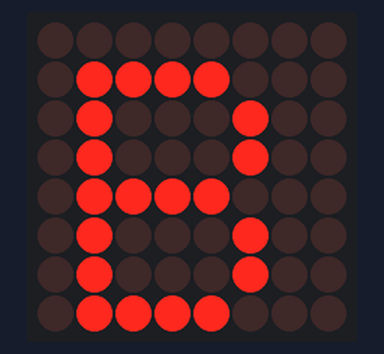
This sketch was run on a simulated Arduino Uno, built with avr-gcc and run on an emulated ATmega328P. On the bench: 8×8 LED matrix. Wiring (inferred from the names in the program): LED matrix (orientation assumed): rows pin 2, pin 3, pin 4, pin 5, A2, A3, A4, A5; columns pin 6, pin 7, pin 8, pin 9, pin 10, pin 11, pin 12, pin 13.

Above: at 0.1 s.
At 0.6 s:
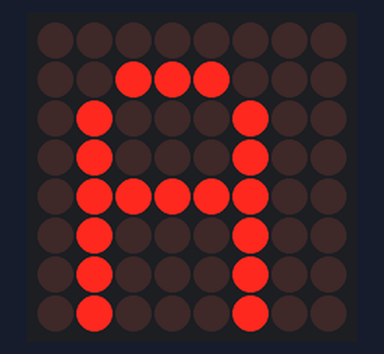
At 1.83 s:
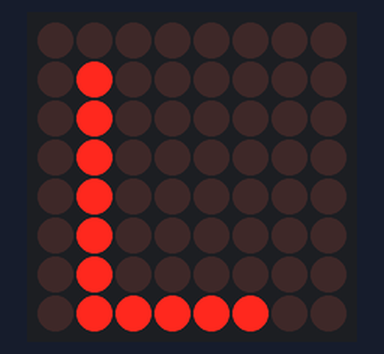
At 2.33 s:
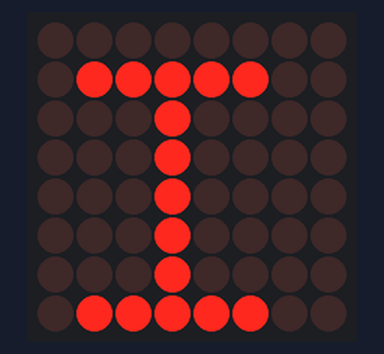
At 3.6 s:
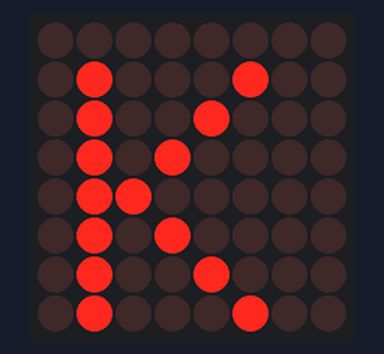
At 5.35 s:
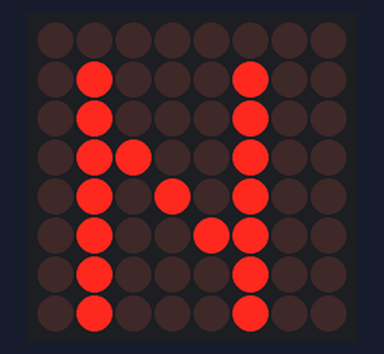

Measured:
- by itself, everything shown: repeats every 5.5 s, in 11 steps
- what the display in image 0 shows lasts 0.6 s, from 0.0 s to 0.6 s

The sketch:

BLKlab_Code_Hien_Thi_Du_Lieu_Voi_LED_MATRIX_8x8.ino
```cpp
/*=========================================================================
 *                      BANLINHKIEN.COM                                   *
 *=========================================================================
 *          TẠO KÝ TỰ ĐƠN GIẢN HIỂN THỊ TRÊN LED MATRIX 8x8               *
 *=========================================================================
 * ĐẤU NỐI:
 * Arduino  ---  Chân Matrix|   Arduino  ---  Chân Matrix
 * -------------------------|---------------------------
 * D2     -->     24      |     D6     -->     20 hoặc 5
 * D3     -->     23      |     D7     -->     19 hoặc 6
 * D4     -->     22      |     D8     -->     18 hoặc 7
 * D5     -->     21      |     D9     -->     17 hoặc 8
 * A2     -->     4       |     D10    -->     16 hoặc 9
 * A3     -->     3       |     D11    -->     15 hoặc 10
 * A4     -->     2       |     D12    -->     14 hoặc 11
 * A5     -->     1       |     D13    -->     13 hoặc 12
 * -------------------------------------------------
 */

// Các chân điều khiển Hàng
const int rowPins[8] = {2, 3, 4, 5, A2, A3, A4, A5};  //Tương ứng hàng 1, 2, 3, 4, 5, 6, 7, 8

// Các chân điều khiển Cột
const int colPins[8] = {6, 7, 8, 9, 10, 11, 12, 13};  //Tương ứng cột 1, 2, 3, 4, 5, 6, 7, 8

// Thời gian duy trì mỗi ký tự (đơn vị: mili giây)
const int displayTime = 500;

// Mảng chứa phông chữ

const byte uniqueChars[8][8] = {

  // Index [0]: Chữ 'B'
  {
    0b00000000, //  . . . . . . . .
    0b01111000, //  . # # # # . . .
    0b01000100, //  . # . . . # . .
    0b01000100, //  . # . . . # . .
    0b01111000, //  . # # # # . . .
    0b01000100, //  . # . . . # . .
    0b01000100, //  . # . . . # . .
    0b01111000  //  . # # # # . . .
  },

  // Index [1]: Chữ 'A'
  {
    0b00000000, //  . . . . . . . .
    0b00111000, //  . . # # # . . .
    0b01000100, //  . # . . . # . .
    0b01000100, //  . # . . . # . .
    0b01111100, //  . # # # # # . .
    0b01000100, //  . # . . . # . .
    0b01000100, //  . # . . . # . .
    0b01000100  //  . # . . . # . .
  },

  // Index [2]: Chữ 'N'
  {
    0b00000000, //  . . . . . . . .
    0b01000100, //  . # . . . # . .
    0b01000100, //  . # . . . # . .
    0b01100100, //  . # # . . # . .
    0b01010100, //  . # . # . # . .
    0b01001100, //  . # . . # # . .
    0b01000100, //  . # . . . # . .
    0b01000100  //  . # . . . # . .
  },

  // Index [3]: Chữ 'L'
  {
    0b00000000, //  . . . . . . . .
    0b01000000, //  . # . . . . . .
    0b01000000, //  . # . . . . . .
    0b01000000, //  . # . . . . . .
    0b01000000, //  . # . . . . . .
    0b01000000, //  . # . . . . . .
    0b01000000, //  . # . . . . . .
    0b01111100  //  . # # # # # . .
  },

  // Index [4]: Chữ 'I'
  {
    0b00000000, //  . . . . . . . .
    0b01111100, //  . # # # # # . .
    0b00010000, //  . . . # . . . .
    0b00010000, //  . . . # . . . .
    0b00010000, //  . . . # . . . .
    0b00010000, //  . . . # . . . .
    0b00010000, //  . . . # . . . .
    0b01111100  //  . # # # # # . .
  },

  // Index [5]: Chữ 'H'
  {
    0b00000000, //  . . . . . . . .
    0b01000100, //  . # . . . # . .
    0b01000100, //  . # . . . # . .
    0b01000100, //  . # . . . # . .
    0b01111100, //  . # # # # # . .
    0b01000100, //  . # . . . # . .
    0b01000100, //  . # . . . # . .
    0b01000100  //  . # . . . # . .
  },

  // Index [6]: Chữ 'K'
  {
    0b00000000, //  . . . . . . . .
    0b01000100, //  . # . . . # . .
    0b01001000, //  . # . . # . . .
    0b01010000, //  . # . # . . . .
    0b01100000, //  . # # . . . . .
    0b01010000, //  . # . # . . . .
    0b01001000, //  . # . . # . . .
    0b01000100  //  . # . . . # . .
  },

  // Index [7]: Chữ 'E'
  {
    0b00000000, //  . . . . . . . .
    0b01111100, //  . # # # # # . .
    0b01000000, //  . # . . . . . .
    0b01000000, //  . # . . . . . .
    0b01111100, //  . # # # # # . .
    0b01000000, //  . # . . . . . .
    0b01000000, //  . # . . . . . .
    0b01111100  //  . # # # # # . .
  }
};

// ---KỊCH BẢN HIỂN THỊ ---
// Mapping: 0=B, 1=A, 2=N, 3=L, 4=I, 5=H, 6=K, 7=E
const int messageSequence[11] = {
  0, 1, 2, 3, 4, 2, 5, 6, 4, 7, 2  // "B A N L I N H K I E N"
};

// =========================================================================
// =========================================================================

void setup() {
  // Khởi tạo toàn bộ chân GPIO
  for (int i = 0; i < 8; i++) {
    pinMode(rowPins[i], OUTPUT);
    pinMode(colPins[i], OUTPUT);

    // Trạng thái ban đầu: Tắt toàn bộ LED (Tránh lóe sáng khi khởi động)
    digitalWrite(rowPins[i], LOW);  // Row OFF
    digitalWrite(colPins[i], HIGH); // Col OFF
  }
}

void loop() {
  // Duyệt qua từng ký tự trong chuỗi thông điệp
  for (int i = 0; i < 11; i++) {

    int charIndex = messageSequence[i]; // Lấy chỉ số font chữ
    unsigned long startTime = millis(); // Ghi mốc thời gian

    // Duy trì hiển thị ảnh trong khoảng thời gian displayTime
    while (millis() - startTime < displayTime) {
      drawScreen(uniqueChars[charIndex]);
    }
  }
}

// -------------------------------------------------------------------------
//Hàm đọc dữ liệu và điều khiển hiển thị
// -------------------------------------------------------------------------
void drawScreen(const byte character[]) {
  // Quét từng hàng (Row scanning)
  for (int i = 0; i < 8; i++) {

    // 1. Kích hoạt hàng hiện tại
    digitalWrite(rowPins[i], HIGH);
    // Bit 1 = Sáng (Kéo lên HIGH), Bit 0 = Tắt (Kéo xuống LOW)
    // 2. Đẩy dữ liệu vào các cột
    for (int j = 0; j < 8; j++) {
      // Kiểm tra bit tương ứng trong byte dữ liệu
      // Bit 1 = Sáng (Kéo cột xuống LOW), Bit 0 = Tắt (Kéo cột lên HIGH)
      if (bitRead(character[i], 7 - j) == 1) {
        digitalWrite(colPins[j], LOW);
      } else {
        digitalWrite(colPins[j], HIGH);
      }
    }

    // 3. Delay để mắt kịp lưu ảnh
    delay(2);

    // 4. Tắt hàng hiện tại để chuyển sang hàng kế tiếp
    digitalWrite(rowPins[i], LOW);

    // 5. Chống bóng mờ: Kích toàn bộ cột lên mức HIGH để tránh đèn không tắt hẳn
    for (int j = 0; j < 8; j++) {
       digitalWrite(colPins[j], HIGH);
    }
  }
}
```
